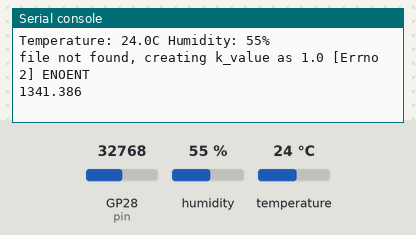
Bench run of a program on a simulated Raspberry Pi Pico running MicroPython. On the bench: the last lines printed to the serial console. Inputs (shaded band) come from the test bench; at power-on: humidity 55 %, GP28 (pin) = 32768, temperature 24 °C (analog values on the 0–65535 scale). Files the program writes start out absent; files that are not in the repository are absent; library files of the repository ran but are not shown: __init__.py.

Above: at 1.2 s.
1.3 s: humidity set to 22 %
At 2.7 s:
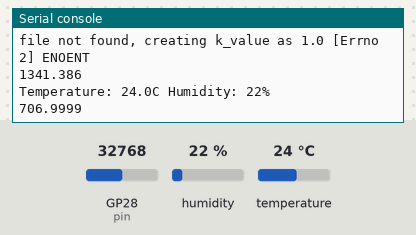
2.8 s: GP28 (pin) set to 45874
4.3 s: temperature set to 12 °C
At 5.5 s:
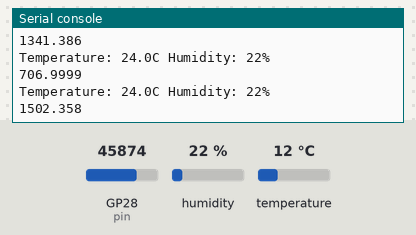
5.8 s: GP28 (pin) set to 57670
At 7.1 s:
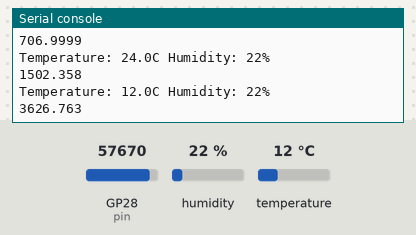
7.3 s: humidity set to 40 %
At 9.5 s:
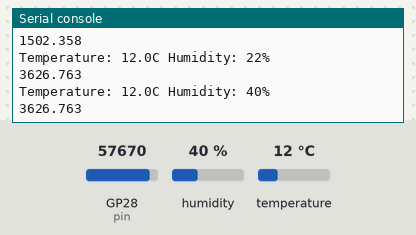
Timing chart, 0 to 9.8 s (numbered marks = the images above; inputs shaded):
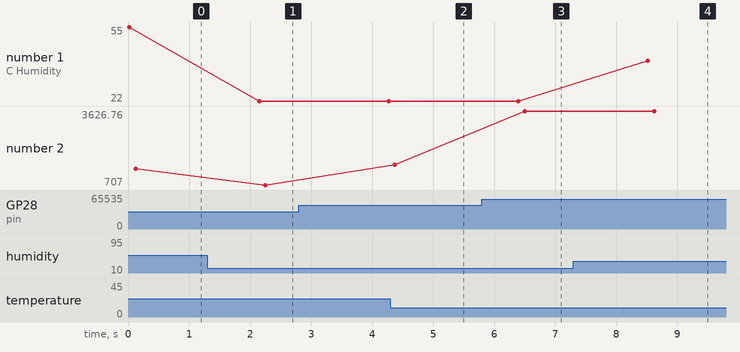

The program:

calibrate.py
```python
"""
Script for TDS calibration, please use once
"""
import time
from machine import Pin

import dht
from dftds import GravityTDS, KValueRepositoryFlash

sensor = dht.DHT22(Pin(0))
tds_sensor = GravityTDS(
    pin=28,
    aref=5.0,
    adc_range=65535,
    k_value_repository=KValueRepositoryFlash("tds_calibration.json")
)
while True:
    sensor.measure()
    temp = sensor.temperature()
    hum = sensor.humidity()
    print("Temperature: {}C Humidity: {:.0f}% ".format(temp, hum))
    tds_sensor.temperature = temp
    tds_sensor.begin()
    tds_sensor.update()
    if not tds_sensor.calibrated:
        tds_sensor.calibrate(707)
    print(tds_sensor.tds_value)
    time.sleep(2)
```

kvalue_repository.py
```python
class KValueRepository:
    def __init__(self):
        """
        KValueRepository is a super class/interface/abstraction for persisting the constant value K
        """
        self.k_value = 1.0

    def read(self):
        """
        read retrieves the k_value from the storage
        """
        raise NotImplementedError

    def write(self, k_value):
        """
        write stores the k_value
        """
        raise NotImplementedError
```

kvalue_repository_flash.py
```python
import ujson
from dftds.kvalue_repository import KValueRepository


class KValueRepositoryFlash(KValueRepository):
    def __init__(self, filename):
        """
        KValueRepositoryFlash implements the KValueRepository by storing the kvalue data on flash memory
        """
        self.filename = filename
        super(KValueRepositoryFlash, self).__init__()

    def read(self):
        file = open(self.filename, mode="r")
        content = file.read()
        file.close()
        if not content:
            raise OSError("empty file")
        obj = ujson.loads(content)
        k_value = obj["k_value"]
        return k_value

    def write(self, k_value):
        file = open(self.filename, mode="w")
        obj = {"k_value": k_value}
        content = ujson.dumps(obj)
        file.write(content)
        file.close()
```

tds.py
```python
"""
This project was created with the purpose to implement an equivalent of github.com/DFRobot/GravityTDS with micropython.
"""
import machine
import ujson
import time

from dftds.kvalue_repository import KValueRepository


TDS_FACTOR = 0.5

class GravityTDS:
    def __init__(self, pin=0, temperature=25.0, aref=5.0, adc_range=1024.0, k_value_repository=KValueRepository()):
        """
        GravityTDS implements an equivalent version of the C++ module created on github.com/DFRobot/GravityTDS using micropython
            with the intent to be used on raspberry pico

        Args:
            pin: An integer number representing the analog pin
            temperature: A float number used to represent the temperature on the environment/sample being tested
            aref: A float number used to represent the amps
            adc_range: A float number that represents the analog to digital converter range. With ADC we should consider 65535
            k_value_repository: An KValueRepository implementation for storing and retrieving a constant value that will be used after calibrating the TDS sensor.
                If you have a K=10 sensor (used on seawater) please create your own repository implementation or submit a PR with the implementation for reading the EEPROM. The new implementation must  follow the KValueRepository definition.
        """
        self.pin = pin
        self.temperature = temperature
        self.aref = aref
        self.adc_range = adc_range
        self.k_value_repository = k_value_repository
        # by default we're assuming the sensor is K=1
        self.k_value = 1.0
        self.calibrated = False

    def begin(self):
        """
        Begin initializes build the analogic pin and load the k_values if k_value_path is provided or have any content
        """
        self.sensor = machine.ADC(self.pin)
        self.load_k_values()

    def load_k_values(self):
        """
        read_k_values load the provided k_value_path, parse the json and load the stored k_value
        """
        try:
            self.k_value = self.k_value_repository.read()
            if self.k_value != 1.0:
                self.calibrated = True
        except OSError as e:
            print(f"file not found, creating k_value as 1.0 {e}")
            self.k_value = 1.0
            self.store_k_values()

    def store_k_values(self):
        """
        store_k_values store the k_value on the provided k_value_path as json
        """
        try:
            self.k_value_repository.write(self.k_value)
        except OSError as e:
            print(f"error trying to create file: {e}")

    def update(self):
        """
        update retrieve a sample from the sensor and calculate the TDS
        """
        analog_values = []
        for i in range(0, 10):
            analog_value = self.sensor.read_u16()
            analog_values.append(analog_value)
            time.sleep(0.01)
        avg_analog_value = sum(analog_values)/len(analog_values)
        self.voltage = avg_analog_value/self.adc_range*self.aref
        ec_value = calculate_ec(self.voltage, self.k_value)
        # temperature compensation
        ec_value_25 = ec_value / (1.0+0.02*(self.temperature-25.0))
        self.tds_value = ec_value_25 * TDS_FACTOR
        return self.tds_value


    def calibrate(self, raw_ecs_solution):
        """
        calibrate the sensor by setting the new k_value based on provided raw_ecs_solution value

        Args:
            raw_ecs_solution is a float value that represents the TDS value on solution. e.g. 707 ppm
        """
        ecs_solution = (raw_ecs_solution/TDS_FACTOR) * (1.0+0.02*(self.temperature-25.0))
        k_value_temp = ecs_solution / calculate_ec(self.voltage, 1.0)
        if raw_ecs_solution > 0 and raw_ecs_solution < 2000 and k_value_temp > 0.25 and k_value_temp < 4.0:
            self.k_value = k_value_temp
            self.store_k_values()
            self.calibrated = True
            return
        print("failed to calibrate")

def calculate_ec(voltage, k_value):
    return (133.42 * voltage ** 3 - 255.86 * voltage ** 2 + 857.39 * voltage) * k_value
```

Measured:
- after the input at 1.3 s, the serial console: prints a new line after 0.85 s (image 1)
- after the input at 5.8 s, the serial console: prints a new line after 0.70 s (image 3)
- after the input at 7.3 s, the serial console: prints a new line after 1.2 s (image 4)
- plotted number 1: 55 → 22 after the input at 1.3 s, 22 → 40 after the input at 7.3 s
- plotted number 2: 1502.36 → 3626.76 after the input at 5.8 s
